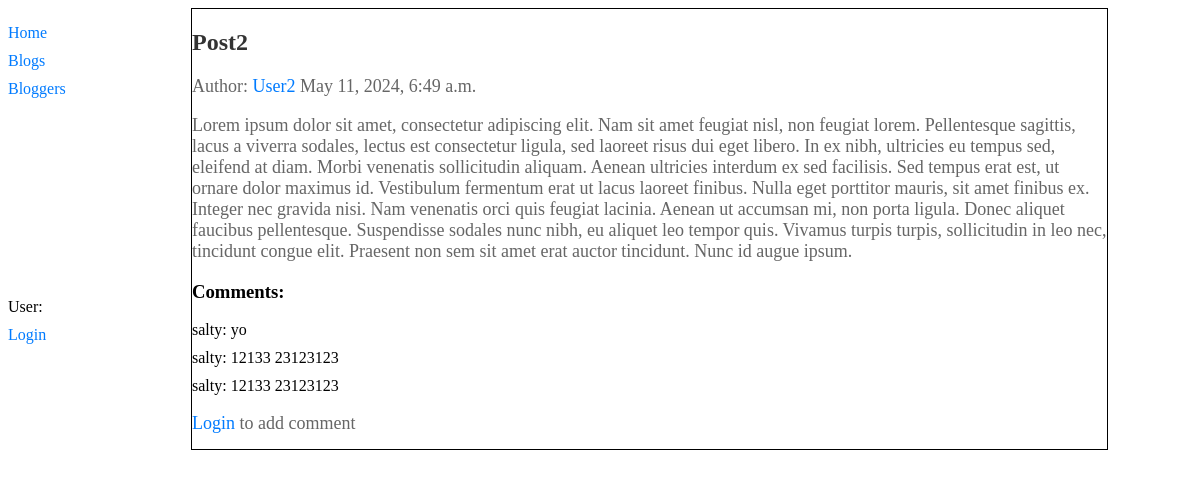
/blog/5/, run on the app's committed database.
### blog/models.py (models this page shows, shortened)
class Post(models.Model):
    title = models.CharField(max_length=200)
    content = models.TextField()
    author = models.ForeignKey(User, on_delete=models.CASCADE)
    blog = models.ForeignKey(Blog, on_delete=models.CASCADE)
    created_at = models.DateTimeField(auto_now_add=True)

class Comment(models.Model):
    post = models.ForeignKey('Post', on_delete=models.CASCADE, related_name='comments')
    author = models.CharField(max_length=200)
    content = models.TextField()
    created_date = models.DateTimeField(default=timezone.now)

### blog/views.py (the view)
# urls.py: path('blog/<int:pk>/', PostDetailView.as_view(), name='post-detail'),
class PostDetailView(DetailView):
    model = Post
    template_name = 'blog/post_detail.html'

### blog/templates/blog/post_detail.html (shortened to what this page needs)
{% extends 'base.html' %}
{% block content %}
    <h2>{{ post.title }}</h2>
    <p>Author: <a href="{% url 'blogger-detail' post.blog.owner.blogger.id %}">{{ post.author }}</a> <span>{{ post.created_at }}</span></p>
    <p>{{ post.content }}</p>
    <h3>Comments:</h3>
    <ul>
        {% for comment in post.comments.all %}
            <li>{{ comment.author }}: {{ comment.content }}</li>
        {% endfor %}
    </ul>
    {% if user.is_authenticated %}
        <a href="{% url 'add-comment' post_id=post.id %}">Add Comment</a>
    {% else %}
        <p><a href="{% url 'login' %}">Login</a> to add comment</p>
    {% endif %}
{% endblock %}

### templates/base.html (shortened to what this page needs)
<!DOCTYPE html>
{% load static %}
<html lang="en">
<head>
    <link rel="stylesheet" type="text/css" href="{% static 'css/sty.css' %}">
</head>
<body>
    <main>
        <div class="sidebar">
        <ul>
            <li><a href="{% url 'home' %}">Home</a></li>
            <li><a href="{% url 'blog-list' %}">Blogs</a></li>
            <li><a href="{% url 'blogger-list' %}">Bloggers</a></li>
        </ul>
        <ul>
            <li class = "user">User: {{ user.username }}</li>
            {% if user.is_authenticated %}
                <li><a href="/accounts/logout/">Logout</a></li>
            {% else %}
                <li><a href="/accounts/login/">Login</a></li>
            {% endif %}
        </ul>
    </div>
    <div class="content">
        {% block content %}
        {% endblock %}
    </div>
</main>
</body>
</html>

### blog/static/css/sty.css (style rules this page uses)
ul { list-style: none; }
main { display:flex; width: 1200px; margin: 0 auto; }
.sidebar { width: 400px; }
p { color: #666; margin-bottom: 20px; }
ul { list-style-type: none; padding: 0; }
li { margin-bottom: 10px; }
a { color: #007bff; text-decoration: none; }
p { font-size: 18px; color: #666; }
h2 { font-size: 24px; color: #333; margin-bottom: 10px; }
p { color: #666; margin-bottom: 15px; }
.content { border: 1px solid black; width: 2000px; margin-right: 100px; }
h2 { font-size: 24px; color: #333; margin-bottom: 20px; }
.user { margin-top: 200px; }

### data on the page
Post: title "Post2", author "User2", created_at "May 11, 2024, 6:49 a.m.", content "Lorem ipsum dolor sit amet, consectetur adipiscing elit. Nam sit amet feugiat nisl, non feugiat lorem. Pellentesque sagittis, lacus a viverra sodales, lectus est consectetur ligula, sed laoreet risus dui eget libero. In ex nibh, ultricies eu tempus sed, eleifend at diam. Morbi venenatis sollicitudin aliquam. Aenean ultricies interdum ex sed facilisis. Sed tempus erat est, ut ornare dolor maximus id. Vestibulum fermentum erat ut lacus laoreet finibus. Nulla eget porttitor mauris, sit amet finibus ex. Integer nec gravida nisi. Nam venenatis orci quis feugiat lacinia. Aenean ut accumsan mi, non porta ligula. Donec aliquet faucibus pellentesque. Suspendisse sodales nunc nibh, eu aliquet leo…"
Comment: author "salty", content "yo"
Comment: author "salty", content "12133 23123123"
Comment: author "salty", content "12133 23123123"
